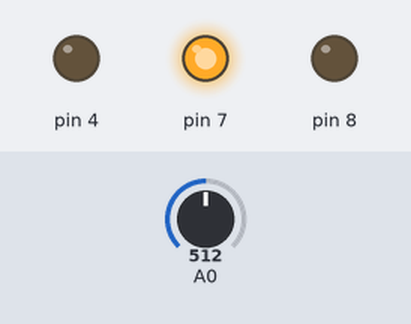
Bench run of a sketch on a simulated Arduino Uno, built with avr-gcc and run on an emulated ATmega328P. Parts: output pins drawn as LEDs (lit = HIGH). Inputs (shaded band) come from the test bench; at power-on: A0 = 512.

Above: at 1.2 s.
1.3 s: A0 set to 605
2.8 s: A0 set to 627
At 3.3 s:
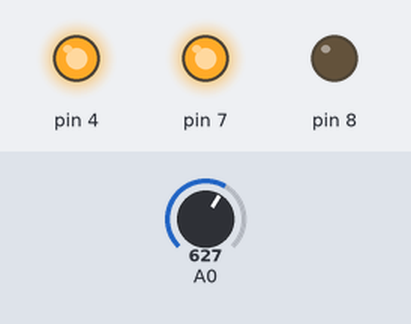
4.3 s: A0 set to 808
5.8 s: A0 set to 826
At 6.8 s:
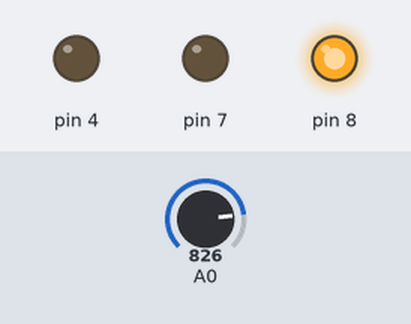
7.3 s: A0 set to 1014
8.8 s: A0 set to 1023
At 10.2 s:
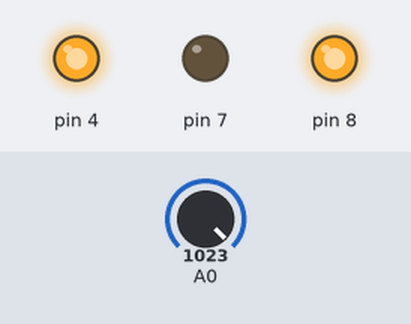
Timing chart, 0 to 11.3 s (numbered marks = the images above; inputs shaded):
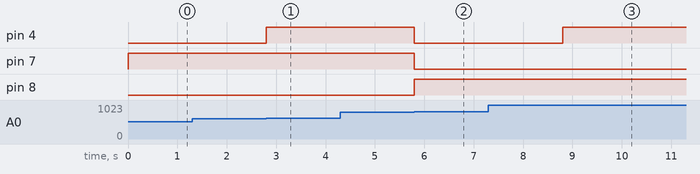

The sketch:

test_equipe7.ino
```cpp
int value;

void setup(){
  value = 5;
  pinMode(4, OUTPUT);
  pinMode(7, OUTPUT);
  pinMode(8, OUTPUT);
}

void loop() {
  value = analogRead(0);
  Serial.print(value, DEC);
  value = map(value, 0, 1023, 0, 5000); //conversion de la valeur lue en tension en mV
  value = value / 1000; //conversion des mV en V
  value = (int)(value + 0.5);

  digitalWrite(4, value&0B1 ? HIGH : LOW);
  digitalWrite(7, value&0B10 ? HIGH : LOW);
  digitalWrite(8, value&0B100 ? HIGH : LOW);
}
```

Measured:
- the behaviour switches between 613 and 614 on A0 (found by bisection; images 0 and 1)
- the behaviour switches between 818 and 819 on A0 (found by bisection; images 1 and 2)
- the behaviour switches between 1022 and 1023 on A0 (found by bisection; images 2 and 3)
- after the input at 1.3 s, every drawn part: stays the same
- after the input at 2.8 s, pin 4: LOW → HIGH at once
- after the input at 4.3 s, every drawn part: stays the same
- after the input at 5.8 s, pin 4, pin 7: HIGH → LOW at once; pin 8: LOW → HIGH at once
- after the input at 7.3 s, every drawn part: stays the same
- after the input at 8.8 s, pin 4: LOW → HIGH at once
